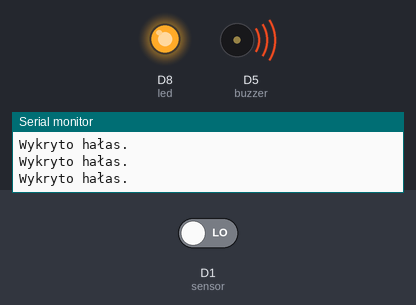
Simulated run of this sketch. Board: ESP8266 (NodeMCU). Parts: output pins drawn as LEDs (lit = HIGH), buzzer (waves = sounding, pin HIGH), the last lines printed to the serial monitor. Inputs (shaded band) come from the test bench; at power-on: D1 (sensor) LOW.

Above: at 2.8 s.
2.9 s: D1 (sensor) driven HIGH
At 3.5 s:
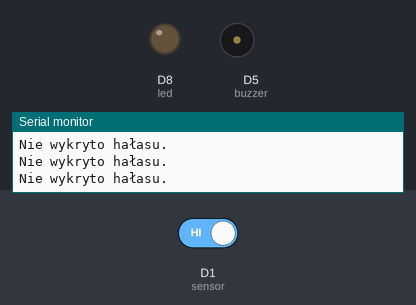
4.5 s: D1 (sensor) driven LOW
At 4.8 s:
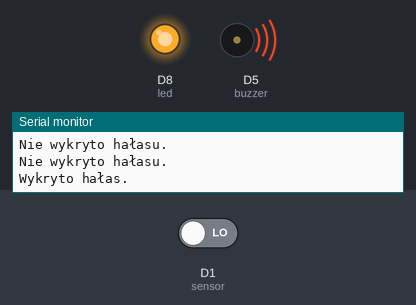
Timing chart, 0 to 7.5 s (numbered marks = the images above; inputs shaded):
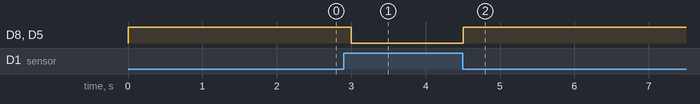

Measured:
- after the input at 2.9 s, D8 (led), D5 (buzzer): HIGH → LOW after 0.10 s
- after the input at 4.5 s, D8 (led), D5 (buzzer): LOW → HIGH at once

The sketch:

Sound_Sensor.ino
```cpp
#define sensor D1			//pin, do którego dołączony jest czujnik
#define buzzer D5     //pin, do którego dołączony jest brzęczyk
#define led D8			  //pin, do którego dołączony jest LED

void setup() {
	pinMode(sensor, INPUT);		  //ustaw czujnik jako wejście
	pinMode(led, OUTPUT);      	//ustaw LED jako wyjście
	pinMode(buzzer, OUTPUT);	  //ustaw brzęczyk jako wyjście
	Serial.begin(9600); 		    //otwórz transmisję szeregową
}

void loop() {
  if (digitalRead(sensor) == HIGH)
  //Outputs low level when there is sound
  {
    Serial.println("Nie wykryto hałasu.");
    Serial.println("");
	  digitalWrite(led, LOW);   			  //wyłącz LED
    digitalWrite(buzzer, LOW); 			  //wyłącz brzęczyk
    delay(100); 						          //opóźnij 1000 ms
  }

  else
  {
	  Serial.println("Wykryto hałas.");
    Serial.println("");
	  digitalWrite(led, HIGH);   			  //włącz LED
    digitalWrite(buzzer, HIGH); 		  //włącz brzęczyk
    delay(1000);							        //opóźnij 1000 ms
  }

}
```
